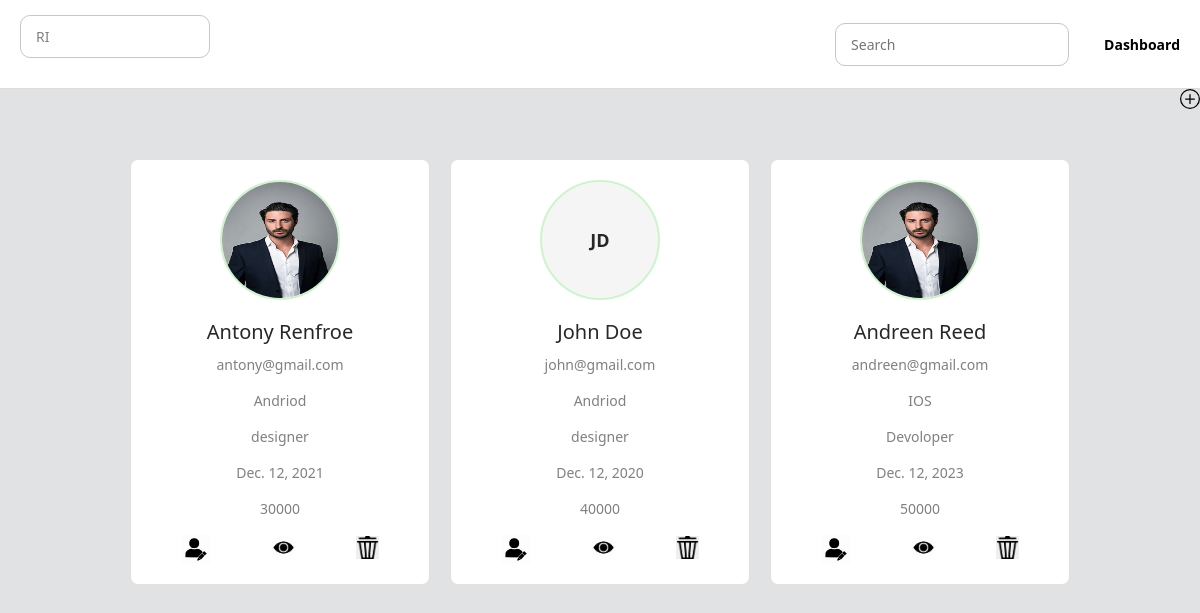
The page / on the database its author committed.
### app/models.py (models this page shows)
class User(models.Model):
    firstname=models.CharField(max_length=100)
    lastname=models.CharField(max_length=100)
    email=models.CharField(null=True,blank=True,max_length=100)
    department=models.CharField(max_length=100)
    designation=models.CharField(max_length=100)
    date=models.DateField()
    salary=models.IntegerField()
    image=models.FileField(null=True,blank=True,upload_to='media')

### app/views.py (the view)
# urls.py: path('',views.userhome,name='userhome'),
def userhome(request):
   data=User.objects.all()
   return render(request,'userhome.html',{'data':data})

### templates/userhome.html (shortened to what this page needs)
<!DOCTYPE html>
{% load static %}
<html lang="en">
<head>
    <link href="https://cdn.jsdelivr.net/npm/bootstrap@5.3.3/dist/css/bootstrap.min.css" rel="stylesheet">
</head>
<body>
    <div class="nav-container">
        <div class="search-container2">
            <form action="" method="post">
                <p>RI</p>
            </form>
        </div>
        <nav>
            <div class="search-container">
                <form action="search" method="post">
                    <input type="search" name="search" placeholder="Search" class="search">
                </form>
            </div>
            <a href="{% url 'userhome' %}">Dashboard</a>
        </nav>
    </div>
    <a href="{% url 'register' %}" class="plusicon"><svg xmlns="http://www.w3.org/2000/svg" width="20" height="20" fill="black" class="bi bi-plus-circle" viewBox="0 0 16 16">
        <path d="M8 15A7 7 0 1 1 8 1a7 7 0 0 1 0 14m0 1A8 8 0 1 0 8 0a8 8 0 0 0 0 16"/>
        <path d="M8 4a.5.5 0 0 1 .5.5v3h3a.5.5 0 0 1 0 1h-3v3a.5.5 0 0 1-1 0v-3h-3a.5.5 0 0 1 0-1h3v-3A.5.5 0 0 1 8 4"/>
      </svg></a>
    <div class="container">
        {% for i in data %}
        <div class="card">
            {% if i.image %}
            <img class="img" src="{{ i.image.url }}" alt="Image of {{ i.firstname }}">
            {% else %}
            <div class="firstname">{{ i.firstname|slice:1 }}{{ i.lastname|slice:1 }}</div>
            {% endif %}
            <h2>{{ i.firstname }} {{ i.lastname }}</h2>
            <p>{{ i.email }}</p>
            <p>{{ i.department }}</p>
            <p>{{ i.designation }}</p>
            <p>{{ i.date }}</p>
            <p>{{ i.salary }}</p>
            <div class="buttons">
              <a href="{% url 'edit' id=i.id %}"><img src="{% static 'img/profileeditlogo.jpg' %}" alt="" height="30px" width="30px"></a>
               <a href=""><img src="{% static 'img/eye2.jpg' %}" alt="" height="25px" width="25px" style="border-radius: 50%;"></a>
              <a href="{% url 'delete' id=i.id %}"><img src="{% static 'img/delete.jpg' %}" alt="" height="23px" width="23px"></a>
            </div>
        </div>
        {% endfor %}
    </div>
</body>
</html>

### templates/userhome.html (style rules this page uses)
* { margin: 0; padding: 0; box-sizing: border-box; }
body { background-color: rgb(224, 226, 228); }
.buttons { display: flex; justify-content: space-around; }
.container { display: flex; flex-wrap: wrap; justify-content: center; gap: 20px; }
.card { background-color: white; border: 1px solid rgb(230, 223, 223); border-radius: 8px; width: 300px; text-align: center; padding: 20px; margin-top: 50px; }
.img { border-radius: 50%; width: 120px; height: 120px; align-items: center; margin: 0 auto 20px auto; border: 2px solid rgb(207, 243, 207);; }
.firstname { display: flex; align-items: center; justify-content: center; text-align: center; border: 2px solid rgb(207, 243, 207); border-radius: 50%; width: 120px; height: 120px; font-size: 18px; font-weight: bold; color: rgb(39, 39, 39); background-color: rgb(245, 245, 245); margin: 0 auto 20px auto; }
h2 { font-size: 20px; color: rgb(39, 39, 39); margin-bottom: 10px; }
p { font-size: 14px; color: gray; margin-bottom: 15px; }
.nav-container { display: flex; justify-content: space-between; align-items: center; padding: 15px 20px; background-color: white; border-bottom: 1px solid rgb(223, 219, 219); flex-wrap: wrap; }
.search-container { flex: 1; display: flex; justify-content: flex-start; margin-right: 20px; }
.search-container input { width: 100%; max-width: 300px; padding: 10px 15px; border: 1px solid rgb(201, 197, 197); border-radius: 10px; font-size: 14px; }
.search-container2 p { width: 100%; max-width: 300px; padding: 10px 15px; border: 1px solid rgb(201, 197, 197); border-radius: 10px; font-size: 14px; }
.search-container2 { width: 190px; }
nav { display: flex; align-items: center; gap: 15px; flex-wrap: wrap; }
nav a { color: black; text-decoration: none; font-weight: bold; font-size: 14px; }
.plusicon { display: flex; align-items: center; justify-content: end; margin-left: auto; }

### rows shown on the page
User: image (picture), firstname "Antony", lastname "Renfroe", email "antony@gmail.com", department "Andriod", designation "designer", date "Dec. 12, 2021", salary "30000"
User: firstname "J", lastname "D", firstname "John", lastname "Doe", email "john@gmail.com", department "Andriod", designation "designer", date "Dec. 12, 2020", salary "40000"
User: image (picture), firstname "Andreen", lastname "Reed", email "andreen@gmail.com", department "IOS", designation "Devoloper", date "Dec. 12, 2023", salary "50000"
